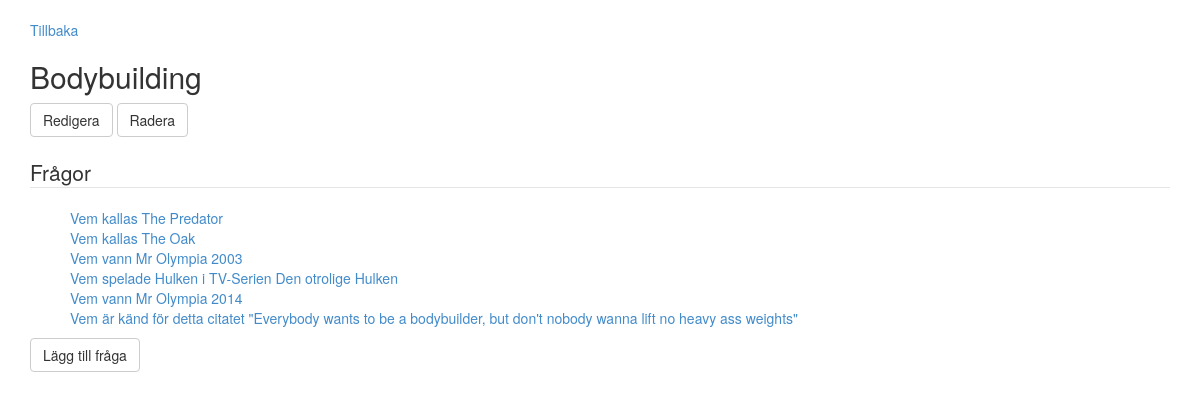
The app's page /?showQuiz&id=3 (signed in), older data.
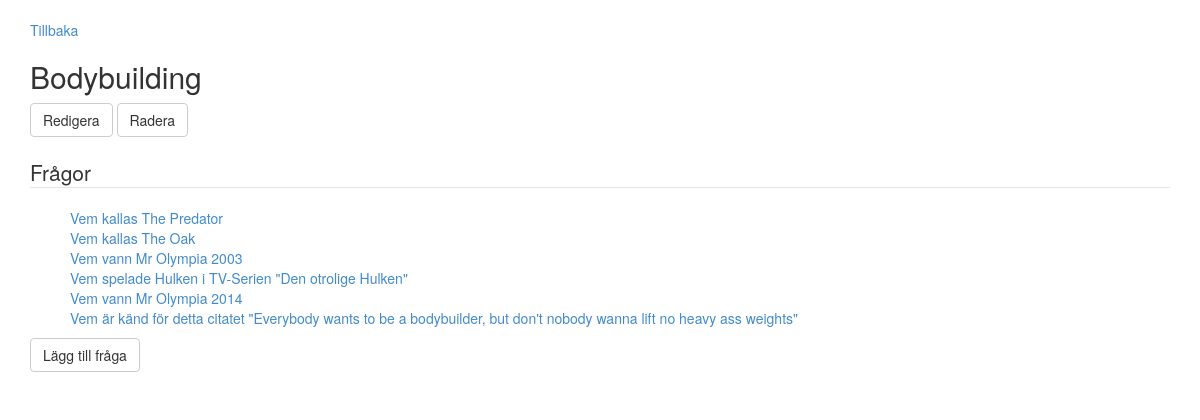
The same page, newer data.
### tables this page shows
CREATE TABLE IF NOT EXISTS `question` (
  `QuestionId` int(11) NOT NULL AUTO_INCREMENT,
  `QuestionName` varchar(150) NOT NULL,
  `QuizId` int(11) NOT NULL,
  PRIMARY KEY (`QuestionId`),
  UNIQUE KEY `QuestionName` (`QuestionName`),
  KEY `QuizId` (`QuizId`)
);

### Controller/QuizController.php (called while the page is built, shortened)
<?php
require_once("View/PlayQuizView.php");
require_once("View/HTMLView.php");
require_once("Model/QuizModel.php");
require_once("View/QuizView.php");
require_once("Model/Quiz.php");
require_once("Model/Dao/QuizRepository.php");
class QuizController {
	private $htmlView;
	private $quizView;
	public function __construct() {
		$this->htmlView = new HTMLView();
		$this->quizView = new QuizView();
	}
 	public function showQuiz(Quiz $quiz) {
 		 $this->htmlView->echoHTML($this->quizView->showQuiz($quiz));
 	}
}

### index.php (called while the page is built, shortened)
<?php
require_once('Controller/MasterController.php');
$masterController = new MasterController();
$masterController->doControll();

### Model/Quiz.php (called while the page is built)
<?php
require_once("Model/Questions.php");
class Quiz {
	private $quizName;
	private $quizId;
	private $questions;
	public function __construct($quizName, $quizId = NULL) {
		$this->quizName = $quizName;
		$this->questions = new Questions();
		if (empty($quizId) == false) {
			$this->quizId = $quizId;
		}
	}
	public function getQuizId() {
		return $this->quizId;
	}
	public function getName() {
		return $this->quizName;
	}
	public function add(Question $question) {
		$this->questions->add($question);
	}
	public function getQuestions() {
		return $this->questions;
	}
}

### Model/Dao/QuizRepository.php (called while the page is built, shortened)
<?php
require_once("Model/Quiz.php");
require_once("Model/Dao/Repository.php");
class QuizRepository extends Repository{
	private $db;
	private $questionTable = "question";
	public function __construct() {
		$this->dbTable = 'quiz';
		$this->db = $this->connection();
	}
	public function getQuiz($quizId) {
		$sql = "SELECT * FROM $this->dbTable WHERE " . $this->quizId . " = ?";
		$params = array($quizId);
		$query = $this->db->prepare($sql);
		$query->execute($params);
		$result = $query->fetch();
		if ($result) {
			$quiz = new Quiz($result[$this->quizName], $result[$this->quizId]);
			$sql = "SELECT * FROM " . $this->questionTable . " WHERE " . $this->quizId . " = ?";
			$query = $this->db->prepare($sql);
			$query->execute (array($result[$this->quizId]));
			$questions = $query->fetchAll();
			foreach($questions as $question) {
				$question = new Question($question[$this->questionName], $question[$this->quizId], $question[$this->questionId]);
				$quiz->add($question);
			}
			return $quiz;
		}
		return NULL;
	}
}

### Model/Dao/Repository.php (called while the page is built, shortened)
<?php
abstract class Repository {
	protected $dbConnection;
    protected function connection() {
    	if ($this->dbConnection == null) {
            $this->dbConnection = new PDO(Settings::$DB_CONNECTION, Settings::$DB_USERNAME, Settings::$DB_PASSWORD);
        $this->dbConnection->setAttribute(PDO::ATTR_ERRMODE, PDO::ERRMODE_EXCEPTION);
        return $this->dbConnection;
    }
  }
}

### Model/Questions.php (called while the page is built)
	<?php
class Questions {
	private $questions;
	public function __construct() {
		$this->questions = array();
	}
	public function toArray() {
		return $this->questions;
	}
	public function add(Question $question) {
			$this->questions[] = $question;
	}
}

### Model/Question.php (called while the page is built, shortened)
<?php
class Question {
	private $questionName;
	private $questionId;
	public function __construct($questionName, $quizId, $questionId = NULL) {
		$this->questionName = $questionName;
		if (empty($questionId) == false) {
			$this->questionId = $questionId;
		}
	}
	public function getName() {
		return $this->questionName;
	}
	public function getQuestionId() {
		return $this->questionId;
	}
}

### View/QuizView.php (the view, shortened to what this page needs)
<?php
class QuizView extends BaseView {
	private $cookieStorage;
	private $removeQuizLocation = 'removeQuiz';
	private $editQuizLocation = 'editQuiz';
	public function __construct() {
		$this->cookieStorage = new CookieStorage();
	}
	public function getQuizMenu($id) {
		return $html = "<a href='?" . $this->addQuestionLocation . "&" . $this->id . "=$id' class='btn btn-default'>Lägg till fråga</a> </br></br>";
	}
	public function getId() {
		if (isset($_GET[$this->id])) {
			return $_GET[$this->id];
		}
		return NULL;
	}
	public function renderCookieMessage($string) {
		$value = $this->cookieStorage->load($string);
		return $value;
	}
	public function unsetMessage($name) {
		$this->cookieStorage->save($name, null, time()-1);
	}
	public function showQuiz(Quiz $quiz) {
		$message = $this->renderCookieMessage($this->messageLocation);
		$html = "<form action='' method='post'> </br>
		<a href='?" . $this->showAllQuizLocation . "' name='returnToPage'>Tillbaka</a> </br>
		<h2>" . $quiz->getName() . "</h2>
		<input type='submit' class='btn btn-default' name='" . $this->editQuizLocation . "' value='Redigera'> <input type='submit' class='btn btn-default' name='" . $this->removeQuizLocation . "' value='Radera'>
		</br> </br>
		<legend>Frågor</legend>
		$message
		<ul style='list-style-type: none;'>";
		foreach($quiz->getQuestions()->toArray() as $question) {
			$html .= "<li><a href='?" . $this->showQuestionLocation . "&" . $this->id . "=" . $question->getQuestionId() . "'>". $question->getName() ."</a></li>";
		}
		$html .= "</ul>" . $this->getQuizMenu($quiz->getQuizId()) . "</form>";
		return $html;
	}
}

Row changes from the older to the newer data that the page shows:
changed question: QuestionName "Vem spelade Hulken i TV-Serien Den otrolige Hulken" → "Vem spelade Hulken i TV-Serien \"Den otrolige Hulken\""
